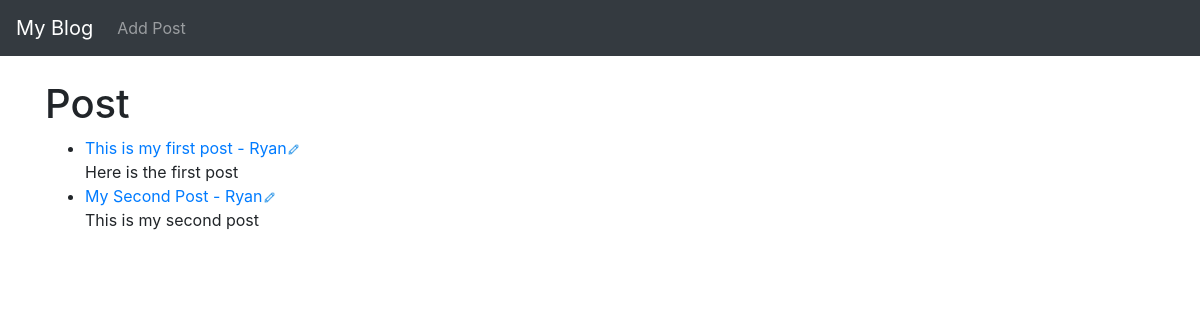
The app's page /, older data.
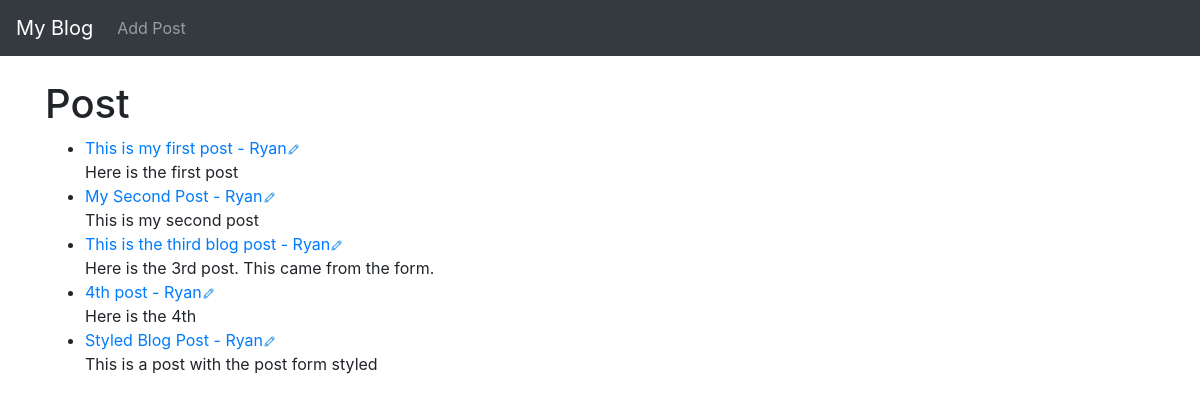
The same page, newer data.
### theblog/models.py (models this page shows, shortened)
class Post(models.Model):
    title = models.CharField(max_length=255)
    title_tag = models.CharField(max_length=255, default='The Blog - ')
    author = models.ForeignKey(User, on_delete=models.CASCADE)
    body = models.TextField()

### theblog/views.py (the view)
# urls.py: path('', HomeView.as_view(), name="home"),
class HomeView(ListView):
    model = Post
    template_name = "home.html"

### theblog/templates/home.html
{% extends 'base.html' %}
{% load static %}
{% block content %}
<h1>Post</h1>
<ul>
    {% for post in object_list %}
        <li><a href="{% url 'article-detail' post.pk %}">{{ post.title }} - {{ post.author.first_name }}</a><a
                href="{% url 'update_post' post.pk %}"><img src="{% static 'img/edit_32px.png' %}" alt="" class="edit"></a><br>
        {{ post.body }}</li>
    {% endfor %}
</ul>
{% endblock %}

### theblog/templates/base.html (shortened to what this page needs)
{% load static %}
<!doctype html>
<html lang="en">
  <head>
    <link rel="stylesheet" href="https://stackpath.bootstrapcdn.com/bootstrap/4.5.2/css/bootstrap.min.css">
      <link rel="stylesheet" href="{% static 'css\styles.css' %}">
  </head>
  <body>
  <nav class="navbar navbar-expand-lg navbar-dark bg-dark">
  <a class="navbar-brand" href="{% url 'home' %}">My Blog</a>
  <div class="collapse navbar-collapse" id="navbarSupportedContent">
    <ul class="navbar-nav mr-auto">
      <li class="nav-item">
        <a class="nav-link" href="{% url 'add_post' %}">Add Post</a>
      </li>
    </ul>
  </div>
</nav>
  <br>
  <div class="container">
    {% block content %}
    {% endblock %}
</div>
  </body>
</html>

### static/css/styles.css (style rules this page uses)
.edit { height: 13px; }

Row changes from the older to the newer data that the page shows:
added Post: title "This is the third blog post", author.first_name "Ryan", body "Here is the 3rd post. This came from the form."
added Post: title "4th post", author.first_name "Ryan", body "Here is the 4th"
added Post: title "Styled Blog Post", author.first_name "Ryan", body "This is a post with the post form styled"
